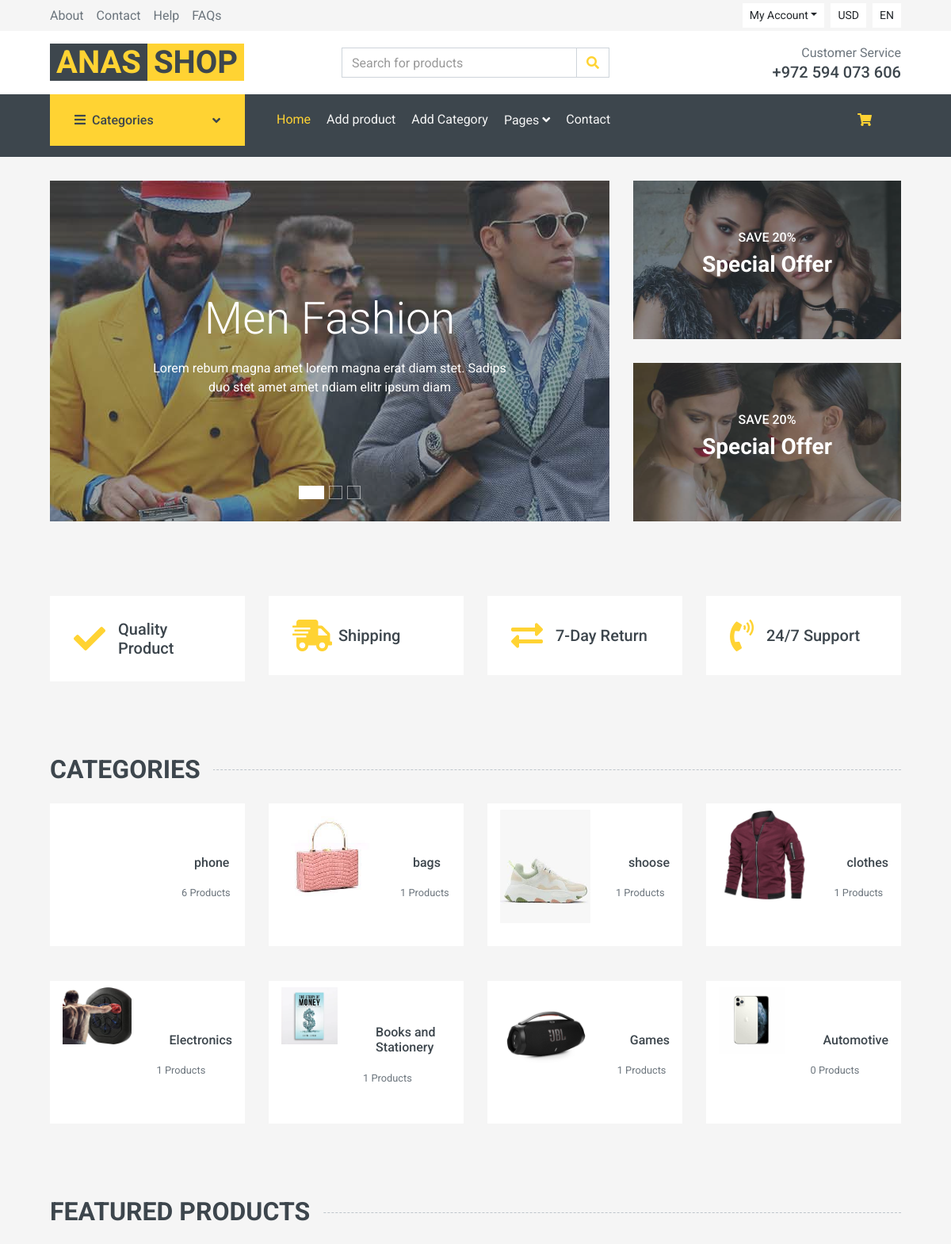
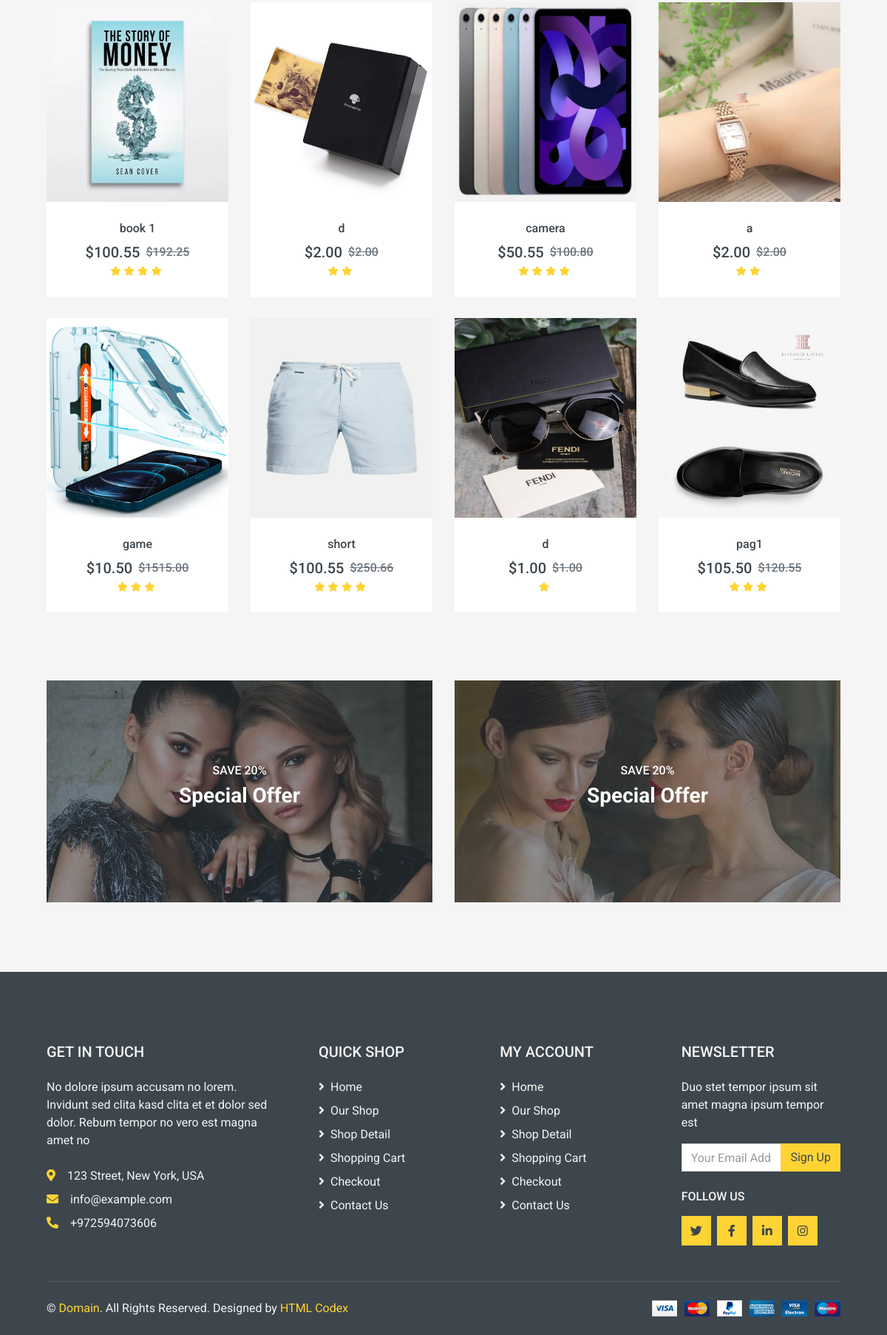
The app's page / (signed in) with its own data (2 pictures, top to bottom).
### app1/models.py (models this page shows, shortened)
class Category(models.Model):
    category_name = models.CharField(max_length=60)
    image = models.ImageField(upload_to='categories_images/',null=True)

class Product(models.Model):
    name = models.CharField(max_length=40)
    price = models.DecimalField(max_digits=9, decimal_places=2)
    image = models.ImageField(upload_to='products_images/')
    category = models.ForeignKey(Category,on_delete=models.CASCADE)
    last_price = models.DecimalField(max_digits=9,decimal_places=2,default=0.00)
    rating_range = models.PositiveIntegerField(default=3)
    description = models.TextField(max_length=4000,default="test Description")

### app1/views.py (the view)
# urls.py: path("",views.home,name="home"),
@login_required
def home(request):
    categories = Category.objects.all()
    today = datetime.date.today()
    last_generated_date = request.session.get('random_products_generated_date')
    if last_generated_date != today:
        products = list(Product.objects.all())
        random.shuffle(products)
        random_products = products[:8]
        request.session['random_products_generated_date'] = today.isoformat()
        request.session['random_products'] = [product.pk for product in random_products]
    else:
        random_products_pks = request.session.get('random_products')
        random_products = Product.objects.filter(pk__in=random_products_pks)
    context = {
        'categories': categories,
        'random_products': random_products,
    }
    return render(request, 'index.html', context)

### app1/templates/index.html (shortened to what this page needs)
{%extends 'base.html' %}
{% load static%}
 {% block content%}
    <div class="container-fluid mb-3">
        <div class="row px-xl-5">
            <div class="col-lg-8">
                <div id="header-carousel" class="carousel slide carousel-fade mb-30 mb-lg-0" data-ride="carousel">
                    <ol class="carousel-indicators">
                        <li data-target="#header-carousel" data-slide-to="0" class="active"></li>
                        <li data-target="#header-carousel" data-slide-to="1"></li>
                        <li data-target="#header-carousel" data-slide-to="2"></li>
                    </ol>
                    <div class="carousel-inner">
                        <div class="carousel-item position-relative active" style="height: 430px;">
                            <img class="position-absolute w-100 h-100" src="{% static 'img/carousel-1.jpg' %}" style="object-fit: cover;">
                            <div class="carousel-caption d-flex flex-column align-items-center justify-content-center">
                                <div class="p-3" style="max-width: 700px;">
                                    <h1 class="display-4 text-white mb-3 animate__animated animate__fadeInDown">Men Fashion</h1>
                                    <p class="mx-md-5 px-5 animate__animated animate__bounceIn">Lorem rebum magna amet lorem magna erat diam stet. Sadips duo stet amet amet ndiam elitr ipsum diam</p>
                                </div>
                            </div>
                        </div>
                    </div>
                </div>
            </div>
            <div class="col-lg-4">
                <div class="product-offer mb-30" style="height: 200px;">
                    <img class="img-fluid" src="{% static 'img/offer-1.jpg' %}" alt="">
                    <div class="offer-text">
                        <h6 class="text-white text-uppercase">Save 20%</h6>
                        <h3 class="text-white mb-3">Special Offer</h3>
                    </div>
                </div>
                <div class="product-offer mb-30" style="height: 200px;">
                    <img class="img-fluid" src="{% static 'img/offer-2.jpg'%}" alt="">
                    <div class="offer-text">
                        <h6 class="text-white text-uppercase">Save 20%</h6>
                        <h3 class="text-white mb-3">Special Offer</h3>
                    </div>
                </div>
            </div>
        </div>
    </div>
    <div class="container-fluid pt-5">
        <div class="row px-xl-5 pb-3">
            <div class="col-lg-3 col-md-6 col-sm-12 pb-1">
                <div class="d-flex align-items-center bg-light mb-4" style="padding: 30px;">
                    <h1 class="fa fa-check text-primary m-0 mr-3"></h1>
                    <h5 class="font-weight-semi-bold m-0">Quality Product</h5>
                </div>
            </div>
            <div class="col-lg-3 col-md-6 col-sm-12 pb-1">
                <div class="d-flex align-items-center bg-light mb-4" style="padding: 30px;">
                    <h1 class="fa fa-shipping-fast text-primary m-0 mr-2"></h1>
                    <h5 class="font-weight-semi-bold m-0">Shipping</h5>
                </div>
            </div>
            <div class="col-lg-3 col-md-6 col-sm-12 pb-1">
                <div class="d-flex align-items-center bg-light mb-4" style="padding: 30px;">
                    <h1 class="fas fa-exchange-alt text-primary m-0 mr-3"></h1>
                    <h5 class="font-weight-semi-bold m-0">7-Day Return</h5>
                </div>
            </div>
            <div class="col-lg-3 col-md-6 col-sm-12 pb-1">
                <div class="d-flex align-items-center bg-light mb-4" style="padding: 30px;">
                    <h1 class="fa fa-phone-volume text-primary m-0 mr-3"></h1>
                    <h5 class="font-weight-semi-bold m-0">24/7 Support</h5>
                </div>
            </div>
        </div>
    </div>
    <div class="container-fluid pt-5">
        <h2 class="section-title position-relative text-uppercase mx-xl-5 mb-4"><span class="bg-secondary pr-3">Categories</span></h2>
        <div class="row px-xl-5 pb-3">
            {% for category in categories %}
                <div class="col-lg-3 col-md-4 col-sm-6 pb-1">
                    <a class="text-decoration-none" href="">
                        <div class="cat-item d-flex align-items-center mb-4">
                            <div class="overflow-hidden" style="width: 150px; height: 180px;">
                                <a href={% url 'pro_via_cat' category.id%} class="nav-link -toggle" data-toggle=""><img class="img-fluid" src="{{ category.image.url }}" alt="" "></a>
                            </div>
                            <div class="flex-fill pl-3">
                                <a href={% url 'pro_via_cat' category.id%} class="nav-link -toggle" data-toggle=""><h6>{{ category.category_name }}</h6> </a>
                                <small class="text-body">{{ category.product_set.count }} Products</small>
                            </div>
                        </div>
                    </a>
                </div>
                {% if forloop.counter|divisibleby:4 and not forloop.last %}
                    </div><div class="row px-xl-5 pb-3">
                {% endif %}
            {% endfor %}
        </div>
    </div>
    <div class="container-fluid pt-5 pb-3">
        <h2 class="section-title position-relative text-uppercase mx-xl-5 mb-4"><span class="bg-secondary pr-3">Featured Products</span></h2>
        <div class="row px-xl-5">
            {% for product in random_products %}
            {% if forloop.counter0|divisibleby:4 and not forloop.first %}
            </div>
            <div class="row px-xl-5">
            {% endif %}
            <div class="col-lg-3 col-md-4 col-sm-6 pb-1">
                <div class="product-item bg-light mb-4">
                    <div class="product-img position-relative overflow-hidden">
                        <img class="img-fluid w-100" src="{{ product.image.url }}" alt="" style="width: 250px; height:270px;">
                        <div class="product-action">
                        </div>
                    </div>
                    <div class="text-center py-4">
                        <a class="h6 text-decoration-none text-truncate" href="">{{ product.name }}</a>
                        <div class="d-flex align-items-center justify-content-center mt-2">
                            <h5>${{ product.price }}</h5>
                            {% if product.last_price %}
                            <h6 class="text-muted ml-2"><del>${{ product.last_price }}</del></h6>
                            {% endif %}
                        </div>
                        <div class="d-flex align-items-center justify-content-center mb-1">
                            {% if product.rating_range > 0 %}
                                <small class="fa fa-star text-primary mr-1"></small>
                            {% else %}
                                No rating
                            {% endif %}
                            {% if product.rating_range > 1 %}
                                <small class="fa fa-star text-primary mr-1"></small>
                            {% endif %}
                            {% if product.rating_range > 2 %}
                                <small class="fa fa-star text-primary mr-1"></small>
                            {% endif %}
                            {% if product.rating_range > 3 %}
                                <small class="fa fa-star text-primary mr-1"></small>
                            {% endif %}
                        </div>
                    </div>
                </div>
            </div>
            {% endfor %}
        </div>
    </div>
    <div class="container-fluid pt-5 pb-3">
        <div class="row px-xl-5">
            <div class="col-md-6">
                <div class="product-offer mb-30" style="height: 300px;">
                    <img class="img-fluid" src="{% static 'img/offer-1.jpg'%}" alt="">
                    <div class="offer-text">
                        <h6 class="text-white text-uppercase">Save 20%</h6>
                        <h3 class="text-white mb-3">Special Offer</h3>
                    </div>
                </div>
            </div>
            <div class="col-md-6">
                <div class="product-offer mb-30" style="height: 300px;">
                    <img class="img-fluid" src="{% static 'img/offer-2.jpg' %}" alt="">
                    <div class="offer-text">
                        <h6 class="text-white text-uppercase">Save 20%</h6>
                        <h3 class="text-white mb-3">Special Offer</h3>
                    </div>
                </div>
            </div>
        </div>
    </div>
{% endblock%}

### records on screen
Category: category_name "phone", product_set.count "6"
Category: image (picture), category_name "bags", product_set.count "1"
Category: image (picture), category_name "shoose", product_set.count "1"
Category: image (picture), category_name "clothes", product_set.count "1"
Category: image (picture), category_name "Electronics", product_set.count "1"
Category: image (picture), category_name "Books and Stationery", product_set.count "1"
Category: image (picture), category_name "Games", product_set.count "1"
Category: image (picture), category_name "Automotive", product_set.count "0"
Product: image (picture), name "book 1", price "100.55", last_price "192.25"
Product: image (picture), name "d", price "2.00", last_price "2.00"
Product: image (picture), name "camera", price "50.55", last_price "100.80"
Product: image (picture), name "a", price "2.00", last_price "2.00"
Product: image (picture), name "game", price "10.50", last_price "1515.00"
Product: image (picture), name "short", price "100.55", last_price "250.66"
Product: image (picture), name "d", price "1.00", last_price "1.00"
Product: image (picture), name "pag1", price "105.50", last_price "120.55"
